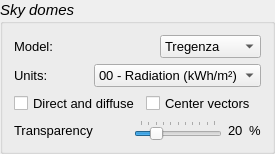
                <widget class="QGroupBox" name="groupBox_sky_domes">
                 <property name="sizePolicy">
                  <sizepolicy hsizetype="Minimum" vsizetype="Maximum">
                   <horstretch>0</horstretch>
                   <verstretch>0</verstretch>
                  </sizepolicy>
                 </property>
                 <property name="font">
                  <font>
                   <pointsize>11</pointsize>
                   <italic>true</italic>
                  </font>
                 </property>
                 <property name="title">
                  <string>Sky domes</string>
                 </property>
                 <layout class="QGridLayout" name="gridLayout_12">
                  <item row="0" column="0">
                   <layout class="QVBoxLayout" name="verticalLayout_10">
                    <item>
                     <layout class="QHBoxLayout" name="horizontalLayout_6">
                      <item>
                       <widget class="QLabel" name="label_model">
                        <property name="enabled">
                         <bool>true</bool>
                        </property>
                        <property name="font">
                         <font>
                          <family>Arial</family>
                          <pointsize>10</pointsize>
                          <italic>false</italic>
                         </font>
                        </property>
                        <property name="text">
                         <string>Model:</string>
                        </property>
                       </widget>
                      </item>
                      <item>
                       <spacer name="horizontalSpacer_5">
                        <property name="orientation">
                         <enum>Qt::Horizontal</enum>
                        </property>
                        <property name="sizeHint" stdset="0">
                         <size>
                          <width>40</width>
                          <height>20</height>
                         </size>
                        </property>
                       </spacer>
                      </item>
                      <item>
                       <widget class="QComboBox" name="comboBox_model">
                        <property name="enabled">
                         <bool>true</bool>
                        </property>
                        <property name="sizePolicy">
                         <sizepolicy hsizetype="Expanding" vsizetype="Fixed">
                          <horstretch>0</horstretch>
                          <verstretch>0</verstretch>
                         </sizepolicy>
                        </property>
                        <property name="font">
                         <font>
                          <family>Arial</family>
                          <pointsize>10</pointsize>
                          <italic>false</italic>
                         </font>
                        </property>
                        <property name="toolTip">
                         <string>Choose between the low-resolution model (Tregenza)
or high-resolution (Reinhart) one.
Keep in mind that the Reinhart model can take 
considerable time to calculate its values.</string>
                        </property>
                        <item>
                         <property name="text">
                          <string>Tregenza</string>
                         </property>
                        </item>
                        <item>
                         <property name="text">
                          <string>Reinhart</string>
                         </property>
                        </item>
                       </widget>
                      </item>
                     </layout>
                    </item>
                    <item>
                     <layout class="QHBoxLayout" name="horizontalLayout_7">
                      <item>
                       <widget class="QLabel" name="label_Units">
                        <property name="enabled">
                         <bool>true</bool>
                        </property>
                        <property name="font">
                         <font>
                          <pointsize>10</pointsize>
                          <italic>false</italic>
                         </font>
                        </property>
                        <property name="text">
                         <string>Units:</string>
                        </property>
                       </widget>
                      </item>
                      <item>
                       <spacer name="horizontalSpacer_8">
                        <property name="orientation">
                         <enum>Qt::Horizontal</enum>
                        </property>
                        <property name="sizeHint" stdset="0">
                         <size>
                          <width>40</width>
                          <height>20</height>
                         </size>
                        </property>
                       </spacer>
                      </item>
                      <item>
                       <widget class="QComboBox" name="comboBox_units">
                        <property name="enabled">
                         <bool>true</bool>
                        </property>
                        <property name="sizePolicy">
                         <sizepolicy hsizetype="Expanding" vsizetype="Fixed">
                          <horstretch>0</horstretch>
                          <verstretch>0</verstretch>
                         </sizepolicy>
                        </property>
                        <property name="font">
                         <font>
                          <pointsize>10</pointsize>
                          <italic>false</italic>
                         </font>
                        </property>
                        <property name="toolTip">
                         <string>Indicate whether the sky dome should be plotted with
units of total Radiation (kWh/m2) or with units of
average Irradiance (W/m2).</string>
                        </property>
                        <item>
                         <property name="text">
                          <string>00 - Radiation (kWh/m²)</string>
                         </property>
                        </item>
                        <item>
                         <property name="text">
                          <string>01 - Irradiance (W/m²)</string>
                         </property>
                        </item>
                       </widget>
                      </item>
                     </layout>
                    </item>
                    <item>
                     <layout class="QHBoxLayout" name="horizontalLayout_2">
                      <item>
                       <widget class="QCheckBox" name="checkBox_direct_diffuse">
                        <property name="enabled">
                         <bool>true</bool>
                        </property>
                        <property name="font">
                         <font>
                          <pointsize>10</pointsize>
                          <italic>false</italic>
                         </font>
                        </property>
                        <property name="toolTip">
                         <string>Enable it to visualize the direct and diffuse domes values.</string>
                        </property>
                        <property name="text">
                         <string>Direct and diffuse</string>
                        </property>
                       </widget>
                      </item>
                      <item>
                       <widget class="QCheckBox" name="checkBox_center_vectors">
                        <property name="sizePolicy">
                         <sizepolicy hsizetype="Expanding" vsizetype="Fixed">
                          <horstretch>0</horstretch>
                          <verstretch>0</verstretch>
                         </sizepolicy>
                        </property>
                        <property name="font">
                         <font>
                          <pointsize>10</pointsize>
                          <italic>false</italic>
                         </font>
                        </property>
                        <property name="toolTip">
                         <string>Enable it to visualize the center vector of each dome patch.</string>
                        </property>
                        <property name="text">
                         <string>Center vectors</string>
                        </property>
                       </widget>
                      </item>
                     </layout>
                    </item>
                    <item>
                     <layout class="QHBoxLayout" name="horizontalLayout_10">
                      <item>
                       <widget class="QLabel" name="label_5Transparency">
                        <property name="enabled">
                         <bool>true</bool>
                        </property>
                        <property name="font">
                         <font>
                          <pointsize>10</pointsize>
                          <italic>false</italic>
                         </font>
                        </property>
                        <property name="text">
                         <string>Transparency</string>
                        </property>
                       </widget>
                      </item>
                      <item>
                       <spacer name="horizontalSpacer_9">
                        <property name="orientation">
                         <enum>Qt::Horizontal</enum>
                        </property>
                        <property name="sizeType">
                         <enum>QSizePolicy::Fixed</enum>
                        </property>
                        <property name="sizeHint" stdset="0">
                         <size>
                          <width>35</width>
                          <height>20</height>
                         </size>
                        </property>
                       </spacer>
                      </item>
                      <item>
                       <widget class="QSlider" name="horizontalSlider_transparency">
                        <property name="enabled">
                         <bool>true</bool>
                        </property>
                        <property name="sizePolicy">
                         <sizepolicy hsizetype="Expanding" vsizetype="Fixed">
                          <horstretch>0</horstretch>
                          <verstretch>0</verstretch>
                         </sizepolicy>
                        </property>
                        <property name="toolTip">
                         <string>Adjust the transparency of the sky domes.</string>
                        </property>
                        <property name="maximum">
                         <number>100</number>
                        </property>
                        <property name="singleStep">
                         <number>10</number>
                        </property>
                        <property name="value">
                         <number>20</number>
                        </property>
                        <property name="orientation">
                         <enum>Qt::Horizontal</enum>
                        </property>
                        <property name="tickPosition">
                         <enum>QSlider::TicksAbove</enum>
                        </property>
                       </widget>
                      </item>
                      <item>
                       <widget class="QLabel" name="label_transp_value">
                        <property name="enabled">
                         <bool>true</bool>
                        </property>
                        <property name="font">
                         <font>
                          <pointsize>10</pointsize>
                          <italic>false</italic>
                         </font>
                        </property>
                        <property name="text">
                         <string>20</string>
                        </property>
                       </widget>
                      </item>
                      <item>
                       <widget class="QLabel" name="label_perc">
                        <property name="font">
                         <font>
                          <pointsize>10</pointsize>
                          <italic>false</italic>
                         </font>
                        </property>
                        <property name="text">
                         <string>%</string>
                        </property>
                       </widget>
                      </item>
                     </layout>
                    </item>
                   </layout>
                  </item>
                 </layout>
                </widget>
